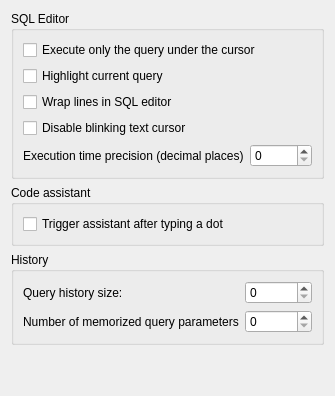
         <widget class="QWidget" name="sqlEditorPage">
          <layout class="QVBoxLayout" name="verticalLayout_11">
           <item>
            <widget class="QGroupBox" name="sqlQueriesGroup">
             <property name="title">
              <string>SQL Editor</string>
             </property>
             <layout class="QGridLayout" name="gridLayout_4">
              <item row="5" column="0">
               <widget class="QLabel" name="execTimePrecCheck">
                <property name="toolTip">
                 <string>&lt;html&gt;&lt;head/&gt;&lt;body&gt;&lt;p&gt;Specifies the maximum number of decimal places shown for query execution time. Up to 9 digits (nanoseconds) can be configured. Trailing zeros are automatically trimmed.&lt;/p&gt;&lt;/body&gt;&lt;/html&gt;</string>
                </property>
                <property name="text">
                 <string>Execution time precision (decimal places)</string>
                </property>
               </widget>
              </item>
              <item row="5" column="1">
               <widget class="QSpinBox" name="execTimePrecSpin">
                <property name="maximumSize">
                 <size>
                  <width>150</width>
                  <height>16777215</height>
                 </size>
                </property>
                <property name="toolTip">
                 <string>&lt;html&gt;&lt;head/&gt;&lt;body&gt;&lt;p&gt;Specifies the maximum number of decimal places shown for query execution time. Up to 9 digits (nanoseconds) can be configured. Trailing zeros are automatically trimmed.&lt;/p&gt;&lt;/body&gt;&lt;/html&gt;</string>
                </property>
                <property name="maximum">
                 <number>9</number>
                </property>
                <property name="cfg" stdset="0">
                 <string>General.SqlEditorExecTimePrecision</string>
                </property>
               </widget>
              </item>
              <item row="3" column="0" colspan="2">
               <widget class="QCheckBox" name="wrapLinesInSqlEditorCheck">
                <property name="toolTip">
                 <string>&lt;html&gt;&lt;head/&gt;&lt;body&gt;&lt;p&gt;If enabled, lines longer than the editor width will be wrapped, so horizontal scrolling will not be needed.&lt;/p&gt;&lt;/body&gt;&lt;/html&gt;</string>
                </property>
                <property name="text">
                 <string>Wrap lines in SQL editor</string>
                </property>
                <property name="cfg" stdset="0">
                 <string notr="true">General.SqlEditorWrapWords</string>
                </property>
               </widget>
              </item>
              <item row="4" column="0" colspan="2">
               <widget class="QCheckBox" name="disableBlinkingCusrorCheck">
                <property name="text">
                 <string>Disable blinking text cursor</string>
                </property>
                <property name="cfg" stdset="0">
                 <string notr="true">General.DisableBlinkingCursor</string>
                </property>
               </widget>
              </item>
              <item row="2" column="0" colspan="2">
               <widget class="QCheckBox" name="highlightCurrentQueryCheck">
                <property name="toolTip">
                 <string>&lt;html&gt;&lt;head/&gt;&lt;body&gt;&lt;p&gt;Highlights the query under the cursor - the same query that will be executed when using &lt;span style=&quot; font-style:italic;&quot;&gt;Execute query&lt;/span&gt;.&lt;/p&gt;&lt;/body&gt;&lt;/html&gt;</string>
                </property>
                <property name="text">
                 <string>Highlight current query</string>
                </property>
                <property name="cfg" stdset="0">
                 <string notr="true">General.SqlEditorCurrQueryHighlight</string>
                </property>
               </widget>
              </item>
              <item row="1" column="0" colspan="2">
               <widget class="QCheckBox" name="execQueryUnderCursorCheck">
                <property name="toolTip">
                 <string>&lt;html&gt;&lt;head/&gt;&lt;body&gt;&lt;p&gt;When multiple queries are present, executes only the query under the cursor.&lt;br/&gt;When disabled, all queries are executed.&lt;br/&gt;You can also execute selected queries or use shortcuts (%1 for single, %2 for all).&lt;/p&gt;&lt;/body&gt;&lt;/html&gt;</string>
                </property>
                <property name="text">
                 <string>Execute only the query under the cursor</string>
                </property>
                <property name="cfg" stdset="0">
                 <string notr="true">General.ExecuteCurrentQueryOnly</string>
                </property>
               </widget>
              </item>
             </layout>
            </widget>
           </item>
           <item>
            <widget class="QGroupBox" name="codeAssistantGroup">
             <property name="title">
              <string>Code assistant</string>
             </property>
             <layout class="QGridLayout" name="gridLayout_14">
              <item row="0" column="0">
               <widget class="QCheckBox" name="autoTriggerAssistantCheck">
                <property name="toolTip">
                 <string>&lt;html&gt;&lt;head/&gt;&lt;body&gt;&lt;p&gt;If this option is enabled, the code assistant will be triggered in cases, when user types for example &lt;span style=&quot; font-weight:700;&quot;&gt;tableName.&lt;/span&gt; to propose columns of the table. If the option is disabled, user will have to hit the assistant hotkey explicitly.&lt;/p&gt;&lt;/body&gt;&lt;/html&gt;</string>
                </property>
                <property name="text">
                 <string>Trigger assistant after typing a dot</string>
                </property>
                <property name="cfg" stdset="0">
                 <string notr="true">CodeAssistant.AutoTrigger</string>
                </property>
               </widget>
              </item>
             </layout>
            </widget>
           </item>
           <item>
            <widget class="QGroupBox" name="groupBox">
             <property name="title">
              <string>History</string>
             </property>
             <layout class="QGridLayout" name="gridLayout_10">
              <item row="0" column="0">
               <widget class="QLabel" name="queryHistorySizeLabel">
                <property name="toolTip">
                 <string>Number of queries kept in the history.</string>
                </property>
                <property name="text">
                 <string>Query history size:</string>
                </property>
               </widget>
              </item>
              <item row="0" column="1">
               <widget class="QSpinBox" name="queryHistorySizeSpin">
                <property name="maximumSize">
                 <size>
                  <width>150</width>
                  <height>16777215</height>
                 </size>
                </property>
                <property name="toolTip">
                 <string>Number of queries kept in the history.</string>
                </property>
                <property name="maximum">
                 <number>999999</number>
                </property>
                <property name="cfg" stdset="0">
                 <string notr="true">General.SqlHistorySize</string>
                </property>
               </widget>
              </item>
              <item row="1" column="0">
               <widget class="QLabel" name="bindParamLimitLabel">
                <property name="toolTip">
                 <string>&lt;p&gt;Maximum number of query parameters (:param, @param, $param, ?) stored in history. When you re-use parameter with the same name/position, SQLiteStudio will pre-initialize it with most recent memorized value (you will still be able to change it). Value of 1000 should be sufficient.&lt;/p&gt;</string>
                </property>
                <property name="text">
                 <string>Number of memorized query parameters</string>
                </property>
               </widget>
              </item>
              <item row="1" column="1">
               <widget class="QSpinBox" name="bindParamLimitSpin">
                <property name="toolTip">
                 <string>&lt;p&gt;Maximum number of query parameters (:param, @param, $param, ?) stored in history. When you re-use parameter with the same name/position, SQLiteStudio will pre-initialize it with most recent memorized value (you will still be able to change it). Value of 1000 should be sufficient.&lt;/p&gt;</string>
                </property>
                <property name="maximum">
                 <number>999999</number>
                </property>
                <property name="cfg" stdset="0">
                 <string notr="true">General.BindParamsCacheSize</string>
                </property>
               </widget>
              </item>
             </layout>
            </widget>
           </item>
           <item>
            <spacer name="sqlEditorSpacer">
             <property name="orientation">
              <enum>Qt::Orientation::Vertical</enum>
             </property>
             <property name="sizeHint" stdset="0">
              <size>
               <width>20</width>
               <height>40</height>
              </size>
             </property>
            </spacer>
           </item>
          </layout>
         </widget>
